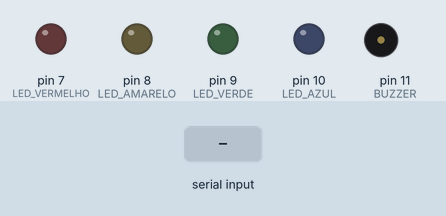
Bench run of a sketch on a simulated Arduino Uno, built with avr-gcc and run on an emulated ATmega328P. On the bench: output pins drawn as LEDs (lit = HIGH), buzzer (waves = sounding). The inputs (shaded band) are chosen by the test bench.

Above: at 1.2 s.
1.3 s: "aberta\n" received over Serial
At 3.4 s:
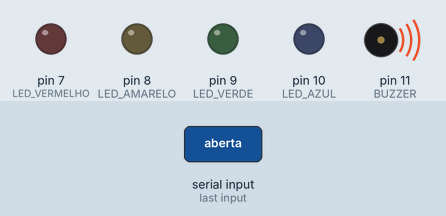
4.3 s: "joinha\n" received over Serial
At 5.0 s:
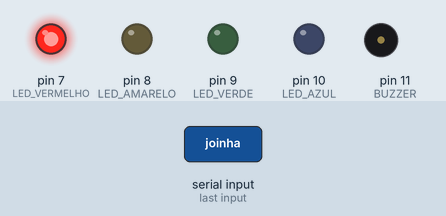
5.8 s: "paz\n" received over Serial
At 7.0 s:
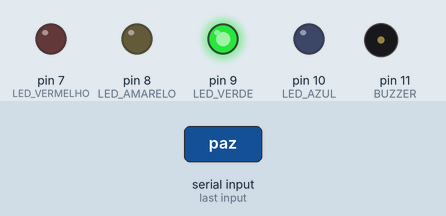
7.3 s: "tres\n" received over Serial
At 8.4 s:
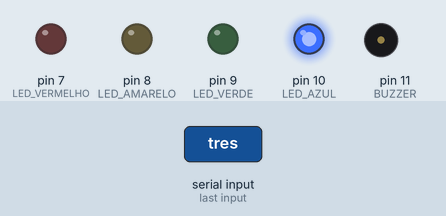
8.8 s: "punho\n" received over Serial
At 9.6 s:
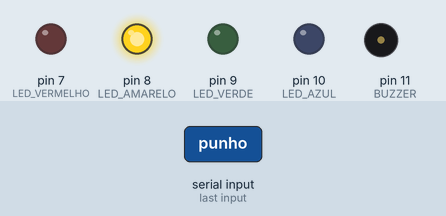
Timing chart, 0 to 11.3 s (numbered marks = the images above; inputs shaded):
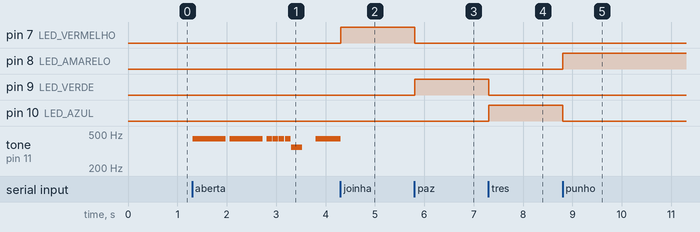

Measured:
- after the input at 1.3 s, tone on pin 11 (BUZZER): plays 440 Hz for 0.68 s, 440 Hz for 0.68 s, 440 Hz for 0.11 s, 440 Hz for 0.11 s, 440 Hz for 0.11 s, 440 Hz for 0.11 s … (8 notes in this stretch), starting at once
- after the input at 4.3 s, pin 7 (LED_VERMELHO): LOW → HIGH at once
- after the input at 5.8 s, pin 7 (LED_VERMELHO): HIGH → LOW at once; pin 9 (LED_VERDE): LOW → HIGH at once
- after the input at 7.3 s, pin 9 (LED_VERDE): HIGH → LOW at once; pin 10 (LED_AZUL): LOW → HIGH at once
- after the input at 8.8 s, pin 8 (LED_AMARELO): LOW → HIGH at once; pin 10 (LED_AZUL): HIGH → LOW at once

The sketch:

arduino.ino
```cpp
#define LED_VERMELHO 7
#define LED_VERDE 9
#define LED_AZUL 10
#define LED_AMARELO 8
#define BUZZER 11

#include <Arduino.h>

// --- Variáveis musicais ---
#define NOTE_B0  31
#define NOTE_C1  33
#define NOTE_CS1 35
#define NOTE_D1  37
#define NOTE_DS1 39
#define NOTE_E1  41
#define NOTE_F1  44
#define NOTE_FS1 46
#define NOTE_G1  49
#define NOTE_GS1 52
#define NOTE_A1  55
#define NOTE_AS1 58
#define NOTE_B1  62
#define NOTE_C2  65
#define NOTE_CS2 69
#define NOTE_D2  73
#define NOTE_DS2 78
#define NOTE_E2  82
#define NOTE_F2  87
#define NOTE_FS2 93
#define NOTE_G2  98
#define NOTE_GS2 104
#define NOTE_A2  110
#define NOTE_AS2 117
#define NOTE_B2  123
#define NOTE_C3  131
#define NOTE_CS3 139
#define NOTE_D3  147
#define NOTE_DS3 156
#define NOTE_E3  165
#define NOTE_F3  175
#define NOTE_FS3 185
#define NOTE_G3  196
#define NOTE_GS3 208
#define NOTE_A3  220
#define NOTE_AS3 233
#define NOTE_B3  247
#define NOTE_C4  262
#define NOTE_CS4 277
#define NOTE_D4  294
#define NOTE_DS4 311
#define NOTE_E4  330
#define NOTE_F4  349
#define NOTE_FS4 370
#define NOTE_G4  392
#define NOTE_GS4 415
#define NOTE_A4  440
#define NOTE_AS4 466
#define NOTE_B4  494
#define NOTE_C5  523
#define NOTE_CS5 554
#define NOTE_D5  587
#define NOTE_DS5 622
#define NOTE_E5  659
#define NOTE_F5  698
#define NOTE_FS5 740
#define NOTE_G5  784
#define NOTE_GS5 831
#define NOTE_A5  880
#define NOTE_AS5 932
#define NOTE_B5  988
#define NOTE_C6  1047
#define NOTE_CS6 1109
#define NOTE_D6  1175
#define NOTE_DS6 1245
#define NOTE_E6  1319
#define NOTE_F6  1397
#define NOTE_FS6 1480
#define NOTE_G6  1568
#define NOTE_GS6 1661
#define NOTE_A6  1760
#define NOTE_AS6 1865
#define NOTE_B6  1976
#define NOTE_C7  2093
#define NOTE_CS7 2217
#define NOTE_D7  2349
#define NOTE_DS7 2489
#define NOTE_E7  2637
#define NOTE_F7  2794
#define NOTE_FS7 2960
#define NOTE_G7  3136
#define NOTE_GS7 3322
#define NOTE_A7  3520
#define NOTE_AS7 3729
#define NOTE_B7  3951
#define NOTE_C8  4186
#define NOTE_CS8 4435
#define NOTE_D8  4699
#define NOTE_DS8 4978
#define REST      0

int tempo = 120;
int buzzer = BUZZER;

// --- Melodia completa (exemplo simplificado) ---
int melody[] = {

  // Dart Vader theme (Imperial March) - Star wars
  // Score available at https://musescore.com/user/202909/scores/1141521
  // The tenor saxophone part was used

  NOTE_A4,-4, NOTE_A4,-4, NOTE_A4,16, NOTE_A4,16, NOTE_A4,16, NOTE_A4,16, NOTE_F4,8, REST,8,
  NOTE_A4,-4, NOTE_A4,-4, NOTE_A4,16, NOTE_A4,16, NOTE_A4,16, NOTE_A4,16, NOTE_F4,8, REST,8,
  NOTE_A4,4, NOTE_A4,4, NOTE_A4,4, NOTE_F4,-8, NOTE_C5,16,

  NOTE_A4,4, NOTE_F4,-8, NOTE_C5,16, NOTE_A4,2,//4
  NOTE_E5,4, NOTE_E5,4, NOTE_E5,4, NOTE_F5,-8, NOTE_C5,16,
  NOTE_A4,4, NOTE_F4,-8, NOTE_C5,16, NOTE_A4,2,

  NOTE_A5,4, NOTE_A4,-8, NOTE_A4,16, NOTE_A5,4, NOTE_GS5,-8, NOTE_G5,16, //7
  NOTE_DS5,16, NOTE_D5,16, NOTE_DS5,8, REST,8, NOTE_A4,8, NOTE_DS5,4, NOTE_D5,-8, NOTE_CS5,16,

  NOTE_C5,16, NOTE_B4,16, NOTE_C5,16, REST,8, NOTE_F4,8, NOTE_GS4,4, NOTE_F4,-8, NOTE_A4,-16,//9
  NOTE_C5,4, NOTE_A4,-8, NOTE_C5,16, NOTE_E5,2,

  NOTE_A5,4, NOTE_A4,-8, NOTE_A4,16, NOTE_A5,4, NOTE_GS5,-8, NOTE_G5,16, //7
  NOTE_DS5,16, NOTE_D5,16, NOTE_DS5,8, REST,8, NOTE_A4,8, NOTE_DS5,4, NOTE_D5,-8, NOTE_CS5,16,

  NOTE_C5,16, NOTE_B4,16, NOTE_C5,16, REST,8, NOTE_F4,8, NOTE_GS4,4, NOTE_F4,-8, NOTE_A4,-16,//9
  NOTE_A4,4, NOTE_F4,-8, NOTE_C5,16, NOTE_A4,2,

};

int notes = sizeof(melody) / sizeof(melody[0]) / 2;
int wholenote = (60000 * 4) / tempo;
int divider = 0, noteDuration = 0;

// --- Controle de música não-bloqueante ---
int currentNote = 0;
unsigned long noteStartTime = 0;
bool musicaTocando = false;

String comando = "";

// --- Funções ---
void apagarTudo() {
  digitalWrite(LED_VERMELHO, LOW);
  digitalWrite(LED_VERDE, LOW);
  digitalWrite(LED_AZUL, LOW);
  digitalWrite(LED_AMARELO, LOW);
  noTone(BUZZER);
  musicaTocando = false;
}

void tocarNota() {
  if (currentNote >= notes * 2) { // se terminou a melodia
    currentNote = 0; // reinicia
  }

  divider = melody[currentNote + 1];
  if (divider > 0) noteDuration = wholenote / divider;
  else {
    noteDuration = wholenote / abs(divider);
    noteDuration *= 1.5;
  }

  tone(buzzer, melody[currentNote], noteDuration * 0.9);
  noteStartTime = millis();
  currentNote += 2;
  musicaTocando = true;
}

// --- Setup ---
void setup() {
  Serial.begin(9600);
  pinMode(LED_VERMELHO, OUTPUT);
  pinMode(LED_VERDE, OUTPUT);
  pinMode(LED_AZUL, OUTPUT);
  pinMode(LED_AMARELO, OUTPUT);
  pinMode(BUZZER, OUTPUT);
}

// --- Loop ---
void loop() {
  // --- Leitura serial ---
  if (Serial.available() > 0) {
    comando = Serial.readStringUntil('\n');
    comando.trim();
    apagarTudo(); // sempre apaga tudo ao mudar de gesto

    if (comando == "joinha") digitalWrite(LED_VERMELHO, HIGH);
    else if (comando == "paz") digitalWrite(LED_VERDE, HIGH);
    else if (comando == "tres") digitalWrite(LED_AZUL, HIGH);
    else if (comando == "punho") digitalWrite(LED_AMARELO, HIGH);
    else if (comando == "aberta") {
      currentNote = 0; // reinicia a música
      tocarNota();
    }
  }

  // --- Tocar música sem bloquear ---
  if (musicaTocando && millis() - noteStartTime >= noteDuration) {
    tocarNota();
  }
}
```
